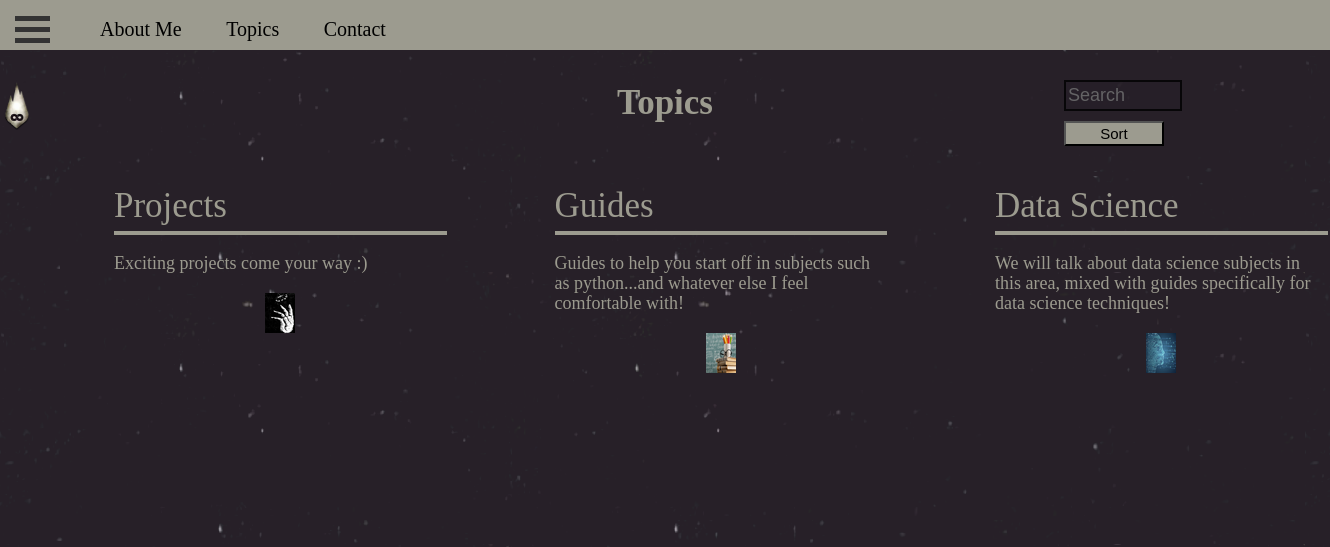
The app's page /topics with its own data.
### website/models.py (models this page shows)
class Categories(db.Model):
	id = db.Column(db.Integer,primary_key=True)
	topic = db.Column(db.String(500),unique=True)
	slug = db.Column(db.String(500))
	img_src = db.Column(db.String(500))
	description = db.Column(db.String(500))
	db.relationship('Articles')

### website/views.py (the view)
@views.route('/topics',methods=['GET','POST'])
def topics():
	if request.method =='GET':
		search = request.args.get('jsdata')
		state = request.args.get('state')
		topics = Categories.query.all()
		topics,search,state = ss.show(topics,search,state)
	else:
		search = request.form.get('search_filter')
		state_change = int(request.form.get('state_change_topics'))
		state = int(request.form.get('state_topics'))
		topics = Categories.query.all()
		topics,search,state = ss.show(topics,search,state,state_change)
	return render_template("topics.html",topics=topics,state=state,search=search)

### website/helper_funcs/sort_search.py (called while the page is built)
def is_search_empty(search):
	return search == '' or search == None

def is_it_topic_or_article(my_object):
	try:
		topic = my_object.topic
	except:
		topic = my_object.title
	return topic

def show(my_objects,search,state,state_change = attrs.STATIC_STATE):
	titles = [is_it_topic_or_article(my_object) for my_object in my_objects]
	if is_search_empty(search):
		search = ''
	else:
		my_objects = [my_object for my_object in my_objects if in_search(search,is_it_topic_or_article(my_object))]
		titles = [is_it_topic_or_article(my_object) for my_object in my_objects if in_search(search,is_it_topic_or_article(my_object))]
	if state_change == attrs.CHANGEABLE_STATE:
		state = state + 1
	if not state:
		state = attrs.DEFAULT_LAYOUT
	elif int(state)%3 == attrs.ALPHABETICAL_ORDER:
		my_objects = [my_objects[i] for i in sorted(range(len(titles)), key=lambda k: titles[k])]
	elif int(state)%3 == attrs.REVERSE_ALPHABETICAL_ORDER:
		my_objects = [my_objects[i] for i in sorted(range(len(titles)), key=lambda k: titles[k])]
	return my_objects,search,state

### website/templates/topics.html (shortened to what this page needs)
{% extends "base.html" %} {% block title %}Topics{% endblock %}
{% block content %}
<div class = 'content'>
	<h1>Topics</h1>
	<form method = 'Post' class='sort_search_form' id = 'topics_sort_search'>
		<input type = 'text'
		class = 'search_filter'
		value = '{{search}}'
		id = 'search_filter_topics'
		name = 'search_filter'
		placeholder = 'Search' autocomplete="off"
		/>
		<button type='button' class='sort_button' id = 'sort_topics'>Sort</button>
	</form>
	<div class ='container' id ='container'>
		{%for topic in topics %}
		<div class='column'>
			<div class='topic'>
			<a href='#' class='topic' id = "cat_link" onClick='goTo("{{topic.slug}}")'>{{topic.topic}}</a>
			</div>
			<p class = 'description'>{{topic.description}}</p>
			<div class='picture'>
				<img class = 'picture' src='static/categories_pics/{{topic.img_src}}'
				onClick='goTo("{{topic.slug}}")'>
			</div>
		</div>
		{% endfor %}
	</div>
</div>
{% endblock %}

### website/templates/base.html (shortened to what this page needs)
<!DOCTYPE html>
<html>
 	<head>
	  	<link href="/static/notebook.css" rel="stylesheet">
	    <link href="/static/colorfull.css" rel="stylesheet">
 		<link rel = 'stylesheet' href ='/static/styles.css'>
 	</head>
 	<body id="body">
 		<div class="navbar" id="mynavbar">
	 		<div class="navbar_list_button" id = 'navbar_list_button' onclick="change_navbar()">
 				<div class="bar1" id = 'bar1'></div>
  				<div class="bar2" id = 'bar2'></div>
  				<div class="bar3" id = 'bar3'></div>
			</div>
		 	 <ul id='navbar_list'>
				<li>
					<a href="/" id='about' class = 'navbar_element'>About Me</a>
				</li>
				<li>
					<a href='/topics' id='topics' class = 'navbar_element'>Topics</a>
				</li>
				<li>
					<a href='/contact' id='contact' class = 'navbar_element'>Contact</a>
				</li>
			</ul>
  		</div>
  		<div class = 'wrapper' id = 'wrapper' onclick='goToHome()'>
  			<img src='/static/logo_pics/logo.png' class='wrapper_img'/>
  		</div>
 		{% block content%}
 		{% endblock %}
		<div>
			<br>
			<br>
			<br>
			<br>
			<br>
			<br>
			<br>
			<br>
			<br>
			<br>
		</div>
 	</body>
</html>

### website/static/styles.css (style rules this page uses)
body { background-color:#272028; background-image: url('/static/background_pics/background_pattern.png'); background-blend-mode: lighten; color: #9c9b8f; font-family: Aria; font-size: 18px; max-width: 100%; margin: 0px; padding: 0px; overflow-x: hidden; min-width:300px; }
h1 { position:relative; font-size:35px; text-align: center; padding-bottom:35px; }
.navbar { position: fixed; background-color:#9c9b8f; width:100%; z-index: 1; top:0; left:0; height: 50px; }
.navbar ul { display: inline-block; position: relative; margin-left: 60px; padding:0px; }
.navbar li { position: relative; display: inline-block; color: black; list-style-type: none; font-size: 20px; text-align:center; white-space: nowrap; padding-left:40px; }
.navbar li a,a:visited { color: black; text-decoration: none; cursor:pointer; }
.navbar_list_button { position:absolute; padding-left: 15px; top: 10px; font-size:25px; display:inline-block; cursor:pointer; border:none; }
.bar1, .bar2, .bar3 { width: 35px; height: 5px; background-color: #333; margin: 6px 0; transition: 0.4s; }
.wrapper { position: fixed; width:100%; top: 80px; width: 50px; height: 50px; object-fit:contain; display:block; z-index: 1; }
.wrapper_img { width: auto; max-height: 100%; cursor:pointer; }
.content { position: relative; top:70px; max-width: 100%; text-align: justify; line-height: 20px; }
.content p,form { padding-left: 60px; padding-right: 110px; }
.sort_search_form { display:inline-block; position:fixed; margin-left:80%; top: 80px; padding:0px; }
.search_filter { display:block; position:relative; opacity:80%; border:2px; border-color:black; background-color:#272028; border-width:2px; color:#9c9b8f; border-style:solid; width:110px; height:25px; font-size: 18px; margin-bottom:10px; }
.sort_button { display:block; position:relative; text-align:center; text-decoration-color: #9c9b8f; background-color:#9c9b8f; height:25px; width: 100px; font-size: 15px; cursor: pointer; margin-bottom:10px; }
.container { position: relative; padding-left: 60px; padding-right: 60px; width:100%; }
.column { position: relative; display: inline-block; float: left; min-height: 300px; min-width:200px; width: 25%; padding-left:50px; padding-right:50px; padding-bottom: 20px; padding-top:20px; border: 4px solid #272028; }
div.topic { border-bottom: 4px solid #9c9b8f; width:100%; min-width:200px; position:relative; padding-bottom: 10px; }
a.topic { text-decoration:none; text-align:left; color:#9c9b8f; font-size:35px; }
p.description { text-align:left; position:relative; left:0px; padding:0px; margin-bottom: 20px; }
div.picture { position: relative; bottom:0; text-align:center; cursor:pointer; }

### records on screen
Categories: topic "Projects", description "Exciting projects come your way :)", img_src (picture)
Categories: topic "Guides", description "Guides to help you start off in subjects such as python...and whatever else I feel comfortable with!", img_src (picture)
Categories: topic "Data Science", description "We will talk about data science subjects in this area, mixed with guides specifically for data science techniques!", img_src (picture)
